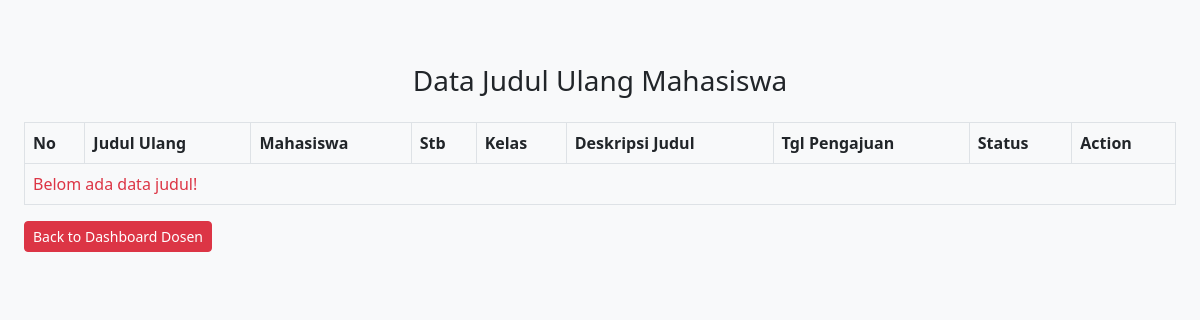
The page /judul_ulang.php (signed in) on the database as committed earlier.
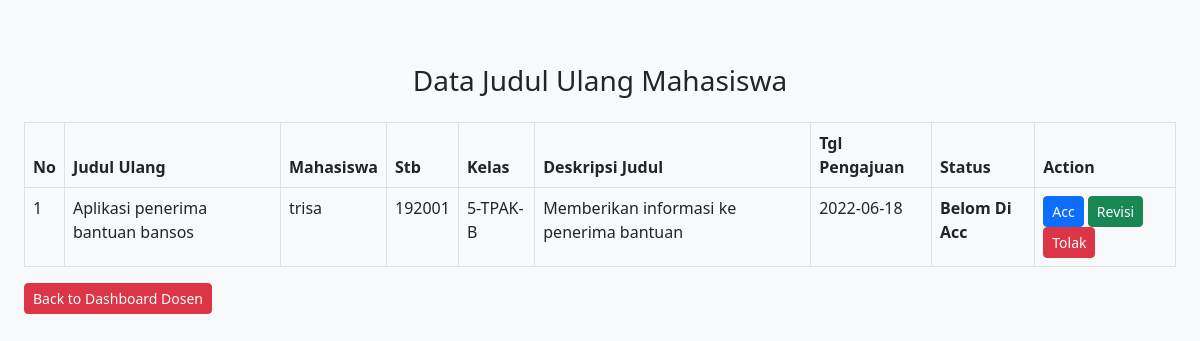
The same page on the database as committed later.
### tables this page shows
CREATE TABLE `tb_pengajuan_ulang` (
  `id_pengajuan_ulang` int(11) NOT NULL,
  `id_revisi` int(11) NOT NULL,
  `id_mahasiswa` int(11) NOT NULL,
  `judul_ulang` varchar(100) NOT NULL,
  `deskripsi_judul_ulang` varchar(100) NOT NULL,
  `tanggal_pengajuan_ulang` date NOT NULL,
  `status` varchar(100) NOT NULL
);

CREATE TABLE `tb_mahasiswa` (
  `id_mahasiswa` int(11) NOT NULL,
  `nama_mahasiswa` varchar(100) NOT NULL,
  `stb` varchar(100) NOT NULL,
  `id_jurusan` int(11) NOT NULL,
  `id_kelas` int(11) NOT NULL,
  `username` varchar(100) NOT NULL,
  `email` varchar(100) NOT NULL,
  `password` varchar(100) NOT NULL
);

CREATE TABLE `tb_kelas` (
  `id_kelas` int(11) NOT NULL,
  `id_dosen` int(11) NOT NULL,
  `kode_kelas` varchar(100) NOT NULL,
  `hari` varchar(100) NOT NULL,
  `pukul` varchar(100) NOT NULL
);

### judul_ulang.php (the view, shortened to what this page needs)
<?php
    include 'koneksi.php';
    $id_dosen = $_SESSION['id_dosen'];
    $dosen = mysqli_query($conn, "SELECT * FROM tb_kelas
            WHERE id_dosen = '$id_dosen'
    ");
    $dos = mysqli_fetch_array($dosen);
?>
<!doctype html>
<html lang="en">
  <head>
    <link href="https://cdn.jsdelivr.net/npm/bootstrap@5.2.0-beta1/dist/css/bootstrap.min.css" rel="stylesheet">
  </head>
  <body class="bg-light">
  <div class="container-fluid">
      <div class="container-fluid">
        <br><br>
      <div class="row py-3 text-center">
          <div class="col-lg-12">
                <h3>Data Judul Ulang Mahasiswa</h3>
          </div>
      </div>
      <div class="row">
          <div class="col-lg-12">
              <div class="table-responsive">
                  <table class="table table-bordered">
                        <thead>
                            <tr>
                                <th>No</th>
                                <th>Judul Ulang</th>
                                <th>Mahasiswa</th>
                                <th>Stb</th>
                                <th>Kelas</th>
                                <th>Deskripsi Judul</th>
                                <th>Tgl Pengajuan</th>
                                <th>Status</th>
                                <th>Action</th>
                            </tr>
                        </thead>
                        <tbody>
                        <?php
							$judul = mysqli_query($conn, "SELECT * FROM tb_pengajuan_ulang
                            LEFT JOIN tb_mahasiswa ON tb_pengajuan_ulang.id_mahasiswa = tb_mahasiswa.id_mahasiswa
                            ");
                            $no = 1;
							if(mysqli_num_rows($judul) > 0){
							while($jud = mysqli_fetch_array($judul)){
				            ?>
                            <tr>
                                <td><?php echo $no++ ?></td>
                                <td><?php echo $jud['judul_ulang'] ?></td>
                                <td><?php echo $jud['username'] ?></td>
                                <td><?php echo $jud['stb'] ?></td>
                                <td><?php echo $dos['kode_kelas'] ?></td>
                                <td><?php echo $jud['deskripsi_judul_ulang'] ?></td>
                                <td><?php echo $jud['tanggal_pengajuan_ulang'] ?></td>
                                <?php if($jud['status'] == '0') {?>
                                <th>Belom Di Acc</th>
                                <?php }elseif($jud['status'] == '1') { ?>
                                <th>Di Terima</th>
                                <?php }elseif($jud['status'] == '2') {?>
                                <th>Di Revisi</th>
                                <?php }else{ ?>
                                <th>Di Tolak</th>
                                <?php } ?>
                                <?php if($jud['status'] == '0') { ?>
                                <th>
                                <a href="acc_judul_ulang.php?id_pengajuan_ulang=<?php echo $jud['id_pengajuan_ulang'] ?>" class="btn btn-primary btn-sm" onclick="return confirm('Yakin ingin acc judul abru mahasiswa?')">Acc</a>
                                <a href="revisi_judul_ulang.php?id_pengajuan_ulang=<?php echo $jud['id_pengajuan_ulang'] ?>" class="btn btn-success btn-sm" onclick="return confirm('Yakin ingin revisi judul baru mahasiswa?')">Revisi</a>
                                <a href="tolak_judul_ulang.php?id_pengajuan_ulang=<?php echo $jud['id_pengajuan_ulang'] ?>" class="btn btn-danger btn-sm" onclick="return confirm('Yakin ingin tolak judul baru mahasiswa?')">Tolak</a>
                                </th>
                                    <?php }?>
                            </tr>
                            <?php }}else{ ?>
							<tr>
								<td colspan="9" class="text-danger">Belom ada data judul!</td>
							</tr>
				            <?php } ?>
                        </tbody>
                  </table>
              </div>
          </div>
      </div>
      <div class="row">
          <div class="col-lg-12">
              <a href="dashboard_dosen.php" class="btn btn-danger btn-sm">Back to Dashboard Dosen</a>
          </div>
      </div>
      </div>
  </div>
  </body>
</html>

Rows that differ between the two databases and show on the page:
added tb_pengajuan_ulang: judul_ulang "Aplikasi penerima bantuan bansos", id_mahasiswa.username "trisa", id_mahasiswa.stb "192001", deskripsi_judul_ulang "Memberikan informasi ke penerima bantuan", tanggal_pengajuan_ulang "2022-06-18", status "Belom Di Acc"
now on this page (row unchanged): tb_kelas: kode_kelas "5-TPAK-B"
Other text that changed with them:
text no longer shown: "Belom ada data judul!"
